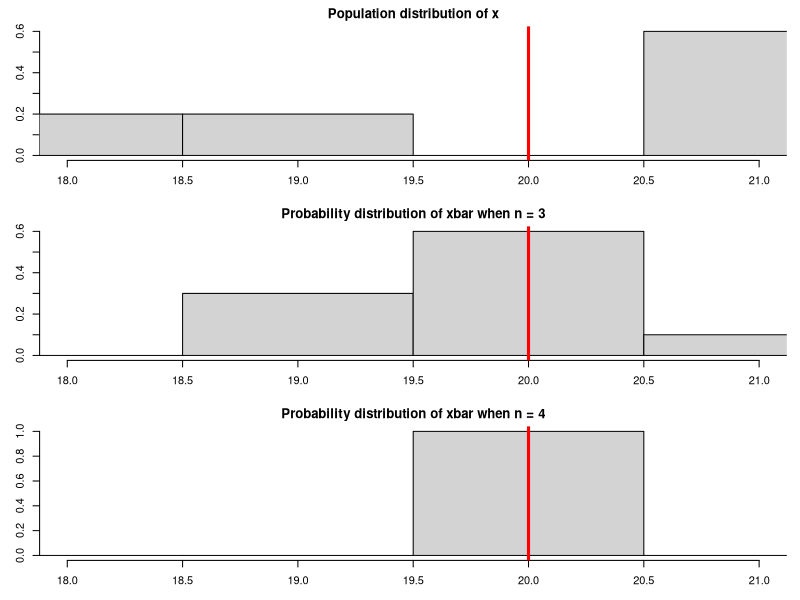
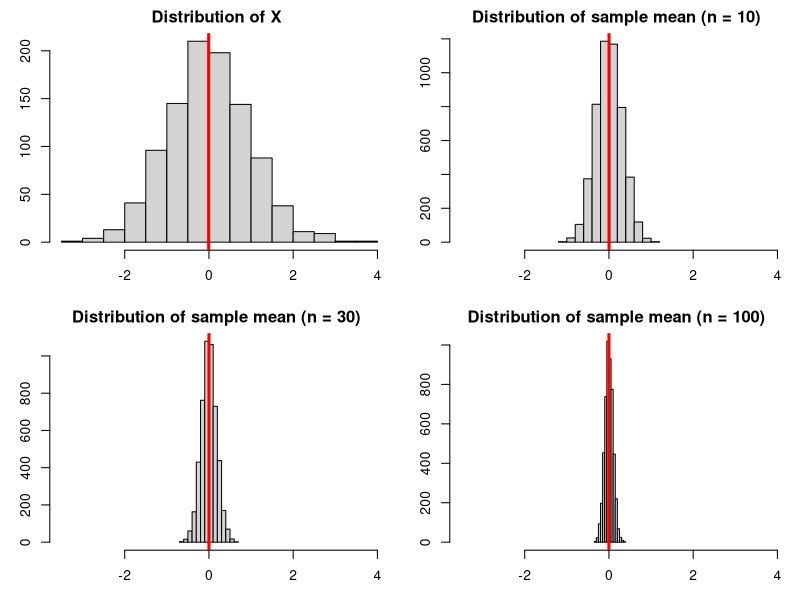
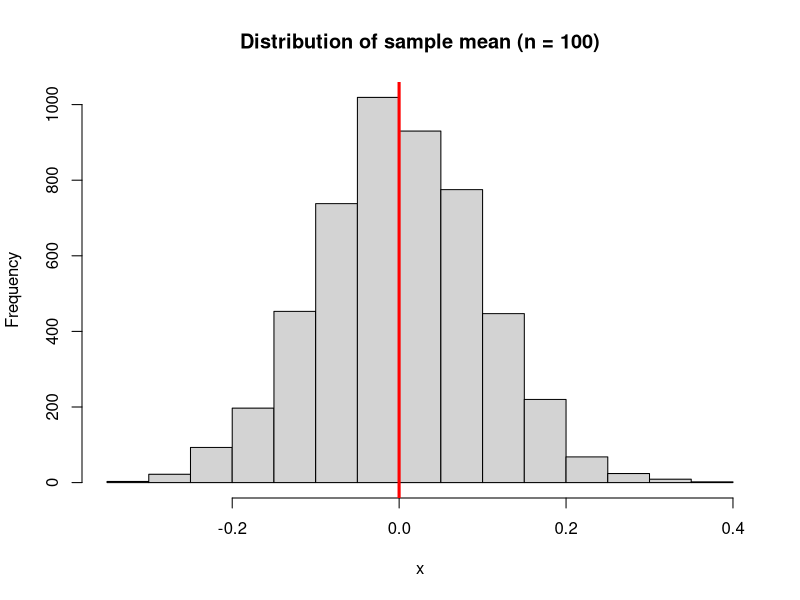
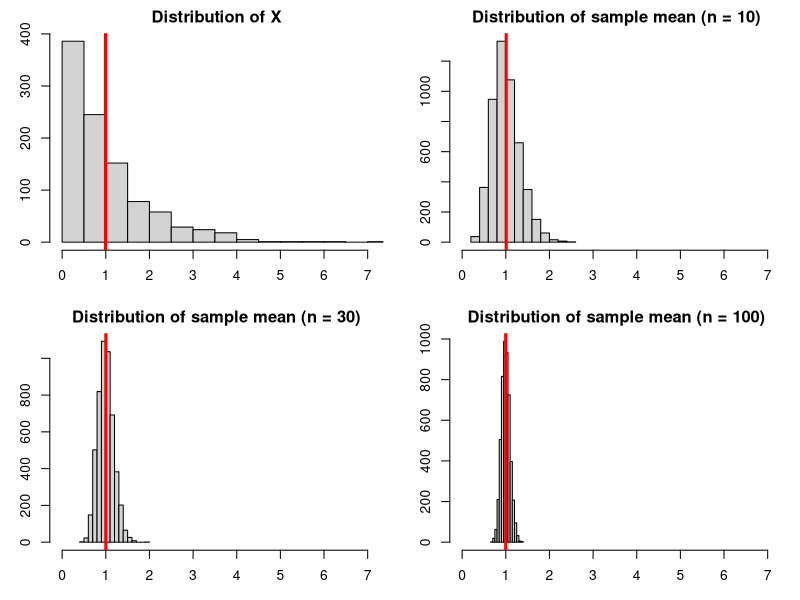
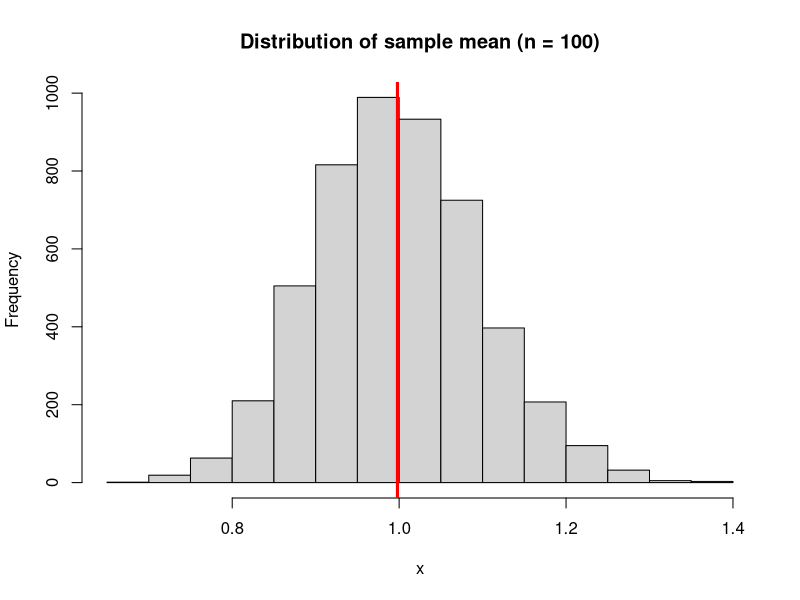
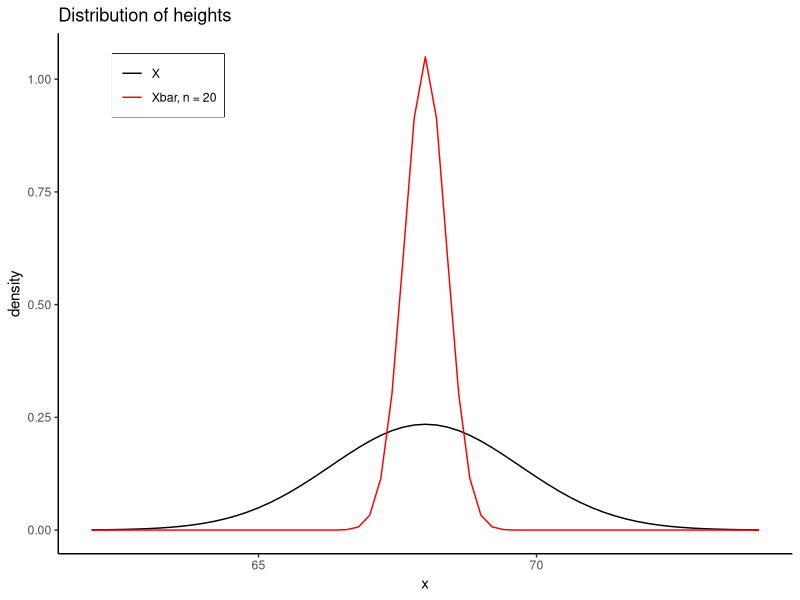

The R source for these figures, in order:
##################################################################
# sampling distributions - in a random selection of observations,
#    the sample mean is a random variable with a probability
#    distribution
##################################################################

library(ggplot2)
library(gtools)

####################################################
# for a given population of student ages, draw a 
# histogram and add a line for the population mean
####################################################
x <- c(21,19,21,21,18)

## calculate population mean, which is 20 ##
mean(x)   

## draw histogram ##
xlim = c(min(x), max(x))
breaks = seq(17.5, 21.5, by= 1)
par.orig = par(mfrow = c(3,1), mar = c(3,3,2,1))
hist(x, prob = TRUE, xlim = xlim, 
     main = "Population distribution of x", breaks = breaks)
abline(v = mean(x), col = "red", lwd = 3)

###################################################################
## What are the possible mean values if we randomly select 3
## students? Generate the sample space, find the possible
## sample means, and construct a histogram. Also label the
## average (expected value) for the sample mean
###################################################################

## sample space for selecting n = 3 students, usees
##    combinations -- order does not matter
##    set = FALSE because x contains duplicate values
##    repeats.allowed = FALSE because once one student
##        is selected, we do not select them again
S = combinations(length(x), 3, x, set = FALSE, repeats.allowed = FALSE)

## get possible sample means and draw histogram
sample.means = rowMeans(S)
hist(sample.means, xlim = xlim, prob = TRUE, breaks = breaks,
     main = "Probability distribution of xbar when n = 3")
expected.value = mean(sample.means) ## 20, the same as the population mean!
abline(v = expected.value, col = "red", lwd = 3)

### repeat above analysis for n = 4 ###
library(gtools)
S = combinations(length(x), 4, x, set = FALSE, repeats.allowed = FALSE)
sample.means = rowMeans(S)
hist(sample.means, xlim = xlim, prob = TRUE, breaks = breaks,
     main = "Probability distribution of xbar when n = 4")
expected.value = mean(sample.means) ## 20, the same as the population mean!
abline(v = expected.value, col = "red", lwd = 3)

par(par.orig)


###################################################################
## constructs histogram and adds vertical red line for mean ##
###################################################################
plot.hist <-function(x, ...) {
  hist(x, ...)
  abline(v = mean(x), lwd = 3, col = "red")
}


###################################################################
## Central Limit Theorem when X ~ normally distributed
###################################################################

###################################################################
## returns the sample mean from 'n' randomly generated observations 
## from the standard normal distribution
###################################################################
get.sample.mean <-function(n) mean(rnorm(n))

x.population = rnorm(1000)
x.10 = replicate(5000, get.sample.mean(10))
x.30 = replicate(5000, get.sample.mean(30))
x.100 = replicate(5000, get.sample.mean(100))


xlim = c(min(x.population), max(x.population))
par.orig = par(mfrow = c(2,2), mar = c(3,3,2,1))
plot.hist(x.population, main = "Distribution of X", xlim = xlim)
plot.hist(x.10, main = "Distribution of sample mean (n = 10)", xlim = xlim)
plot.hist(x.30, main = "Distribution of sample mean (n = 30)", xlim = xlim)
plot.hist(x.100, main = "Distribution of sample mean (n = 100)", xlim = xlim)
par(par.orig)

# plot histogram with default x-range
plot.hist(x.100, main = "Distribution of sample mean (n = 100)")

###################################################################
## Central Limit Theorem when X ~ NOT normally distributed!
## we will give X the exponential distribution, which is skewed
###################################################################

## returns the sample mean from 'n' randomly generated observations from the
## exponential distribution
get.sample.mean <-function(n) {
  r <- rexp(n)
  mean(r)
}

x.population = rexp(1000)
x.10 = replicate(5000, get.sample.mean(10))
x.30 = replicate(5000, get.sample.mean(30))
x.100 = replicate(5000, get.sample.mean(100))


xlim = c(min(x.population), max(x.population))
par.orig = par(mfrow = c(2,2), mar = c(3,3,2,1))
plot.hist(x.population, main = "Distribution of X", xlim = xlim)
plot.hist(x.10, main = "Distribution of sample mean (n = 10)", xlim = xlim)
plot.hist(x.30, main = "Distribution of sample mean (n = 30)", xlim = xlim)
plot.hist(x.100, main = "Distribution of sample mean (n = 100)", xlim = xlim)
par(par.orig)

# use default x-range
plot.hist(x.100, main = "Distribution of sample mean (n = 100)")

###################################################################
## Central Limit Theorem in practice:
## Suppose that heights have the distribution X ~ N(68, 1.7).
## We will calculuate probabilities involving the sample mean 
## from a sample of 20 individuals
###################################################################


###################################################################
## Visualization
###################################################################

x = seq(62, 74, by = .2)
y1 = dnorm(x, mean = 68, sd = 1.7) ## density of x
y2 = dnorm(x, mean = 68, sd = 1.7 / sqrt(20)) ## density of sample mean when n = 20
df <- data.frame(x = x, y1 = y1, y2 = y2)

ggplot(df) + geom_line(aes(x,y1, color = "y1")) + 
  geom_line(aes(x,y2, color = "y2")) +
  ggtitle("Distribution of heights") + ylab("density") +
  scale_colour_manual(breaks = c("y1", "y2"),
                    values = c("black", "red"),
                    labels = c("X", "Xbar, n = 20")) +
  theme_classic() + theme(legend.position = c(.15,.9), 
                          legend.box.background = element_rect(),
                          legend.title = element_blank())


# Find P(X < 69)
pnorm(69, mean = 68, sd = 1.7)

# Find P(X > 67)
1 - pnorm(67, mean = 68, sd = 1.7)

# In a random sample of 20 individuals, find the probability
# that the sample mean is less than 69:
pnorm(69, mean = 68, sd = 1.7 / sqrt(20))

# In a random sample of 20 individuals, find the probability
# that the sample mean is greater than 67
1 - pnorm(67, mean = 68, sd = 1.7 / sqrt(20))

# In a random sample of 20 individuals, find the probability
# that the sample mean is between 67 and 67.5.
pnorm(67.5, mean = 68, sd = 1.7 / sqrt(20)) - pnorm(67, mean = 68, sd = 1.7 / sqrt(20))

